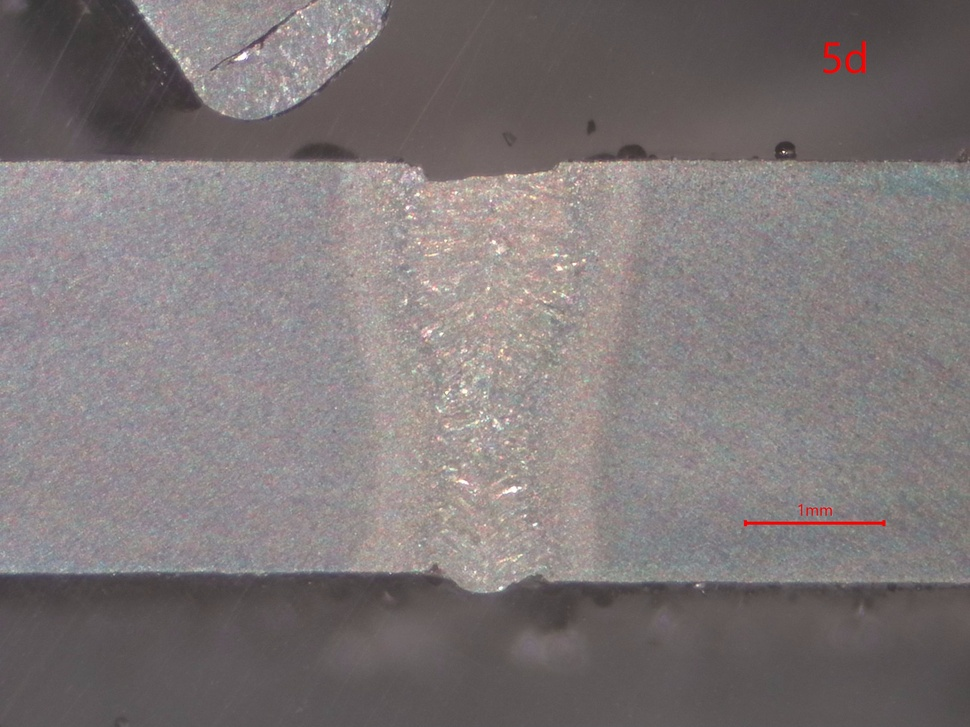
#> input picture data/actual/5d.jpg, 970 x 727 px, shrunk from 2592 x 1944 before the run
$ jupyter execute img_proc.ipynb
#> lines starting #> are read from the running program, lines starting #| are printed output that depends on the picture
[cell 1]
import cv2
import numpy as np
import matplotlib.pyplot as plt

[cell 2]
#img = cv2.imread('1a.jpg',)
img = cv2.imread('5d.jpg', cv2.IMREAD_GRAYSCALE)
#> img: shape (727, 970); min 47, max 255, mean 121.5

[cell 3]
plt.figure(figsize=(15, 15))
plt.imshow(img, cmap='gray')
plt.show()

[cell 4]
plt.figure(figsize=(15, 15))
plt.imshow(cv2.medianBlur(img, 31), cmap='gray')
plt.show()
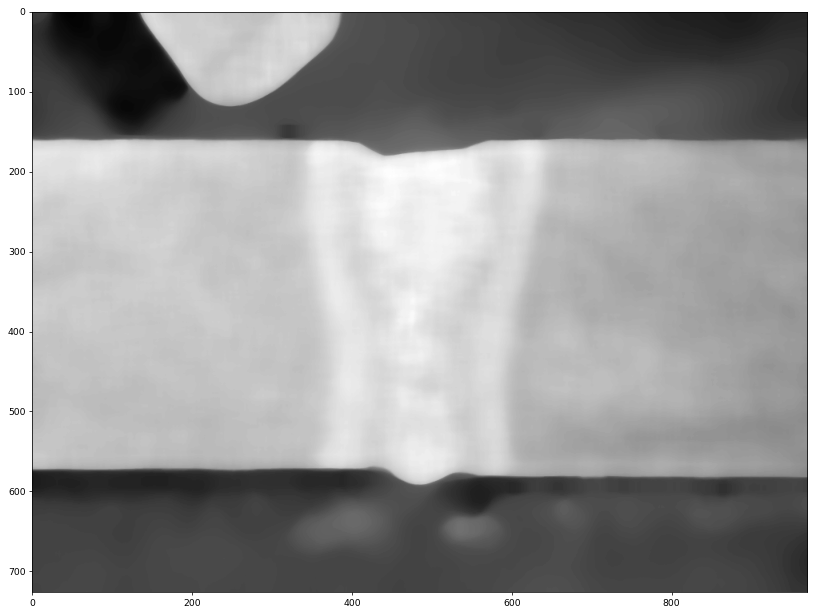
#> figure drawn by matplotlib, 1 panel

[cell 5]
plt.hist(img.ravel(), bins=255)
plt.show()
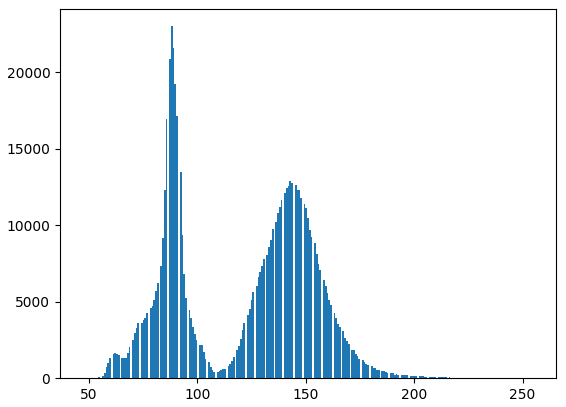
#> figure drawn by matplotlib, 1 panel; tallest bar 22998 high, from x = 87.78 to 88.6

[cell 6]
clahe = cv2.createCLAHE(clipLimit=5.0, )#tileGridSize=(8,8))
cl1 = clahe.apply(img)
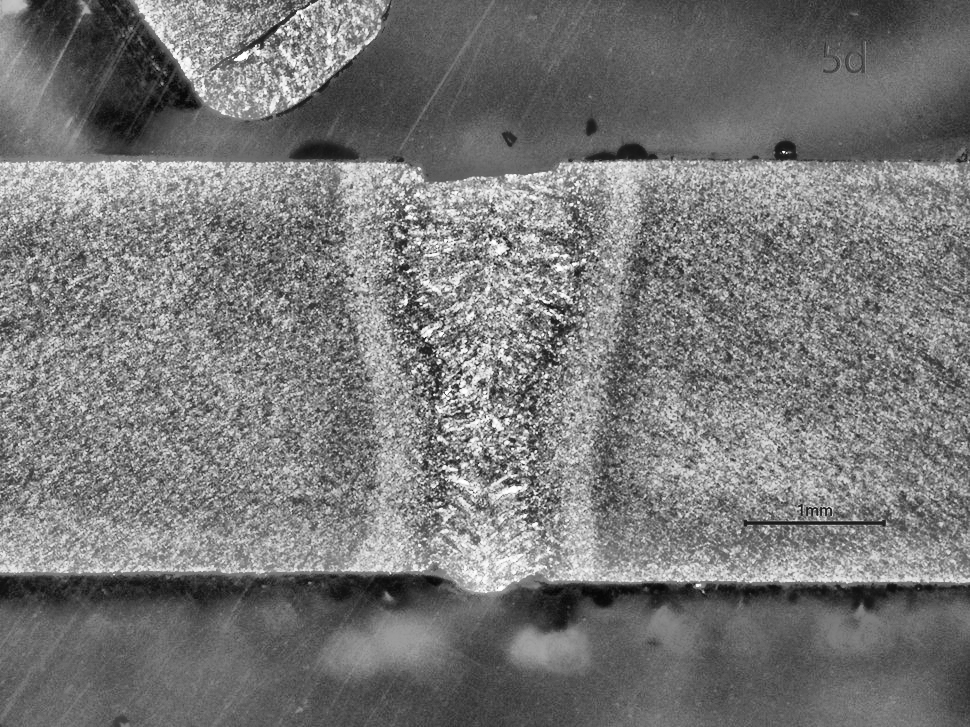
#> cl1: shape (727, 970); min 4, max 255, mean 120.3

$ run again, with data/actual/1a.jpg copied over data/actual/5d.jpg
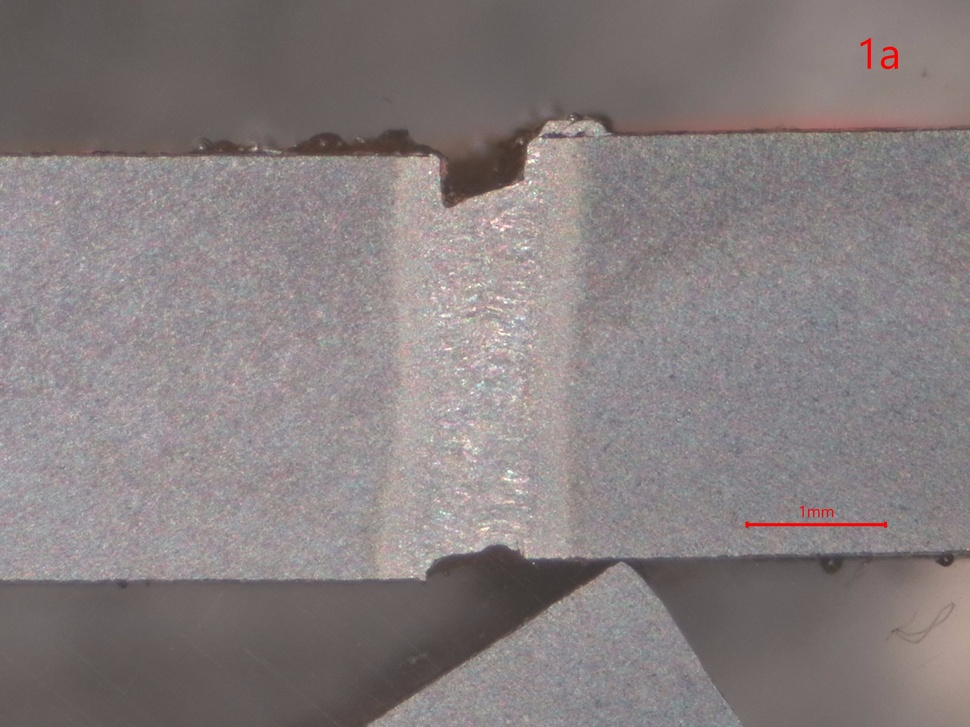
#> input picture data/actual/1a.jpg, 970 x 727 px, shrunk from 2592 x 1944 before the run
#> `plt.show()`:
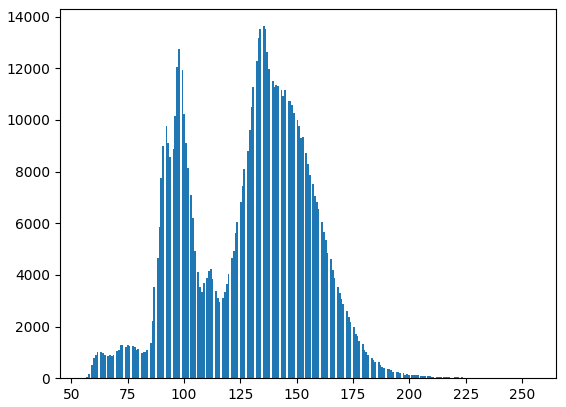
#> figure drawn by matplotlib, 1 panel; tallest bar 13628 high, from x = 135 to 135.8
#> `cl1 = clahe.apply(img)`:
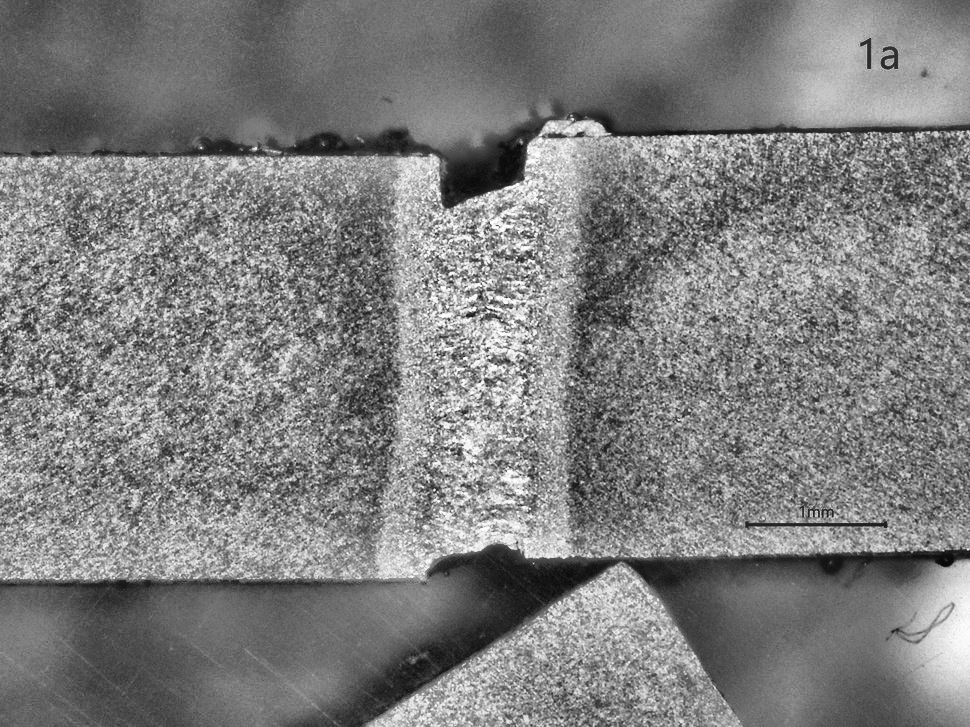
#> cl1: shape (727, 970); min 8, max 255, mean 126.6

$ run again, with data/actual/10d.jpg copied over data/actual/5d.jpg
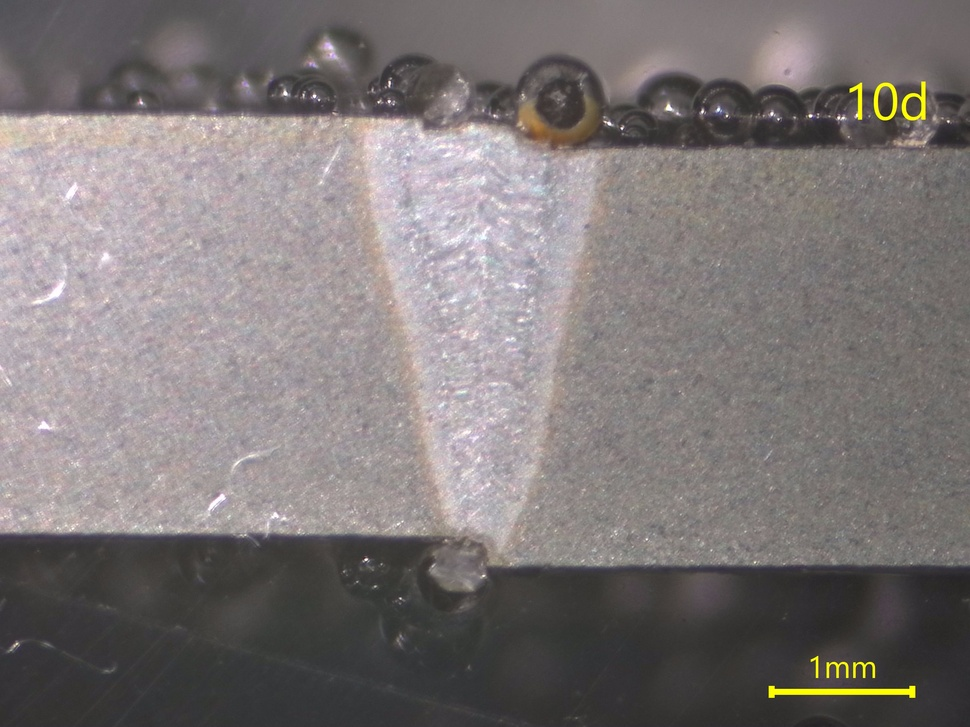
#> input picture data/actual/10d.jpg, 970 x 727 px, shrunk from 2592 x 1944 before the run
#> `plt.show()`:
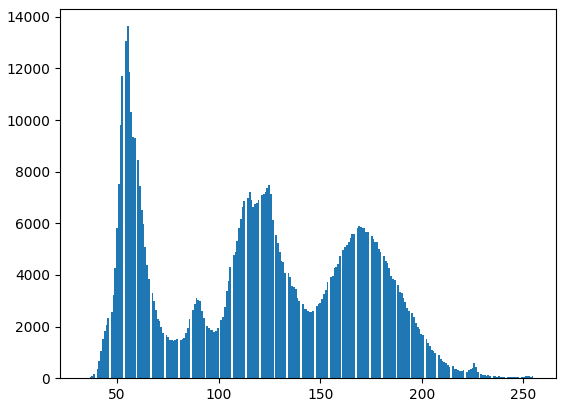
#> figure drawn by matplotlib, 1 panel; tallest bar 13634 high, from x = 54.76 to 55.64
#> `cl1 = clahe.apply(img)`:
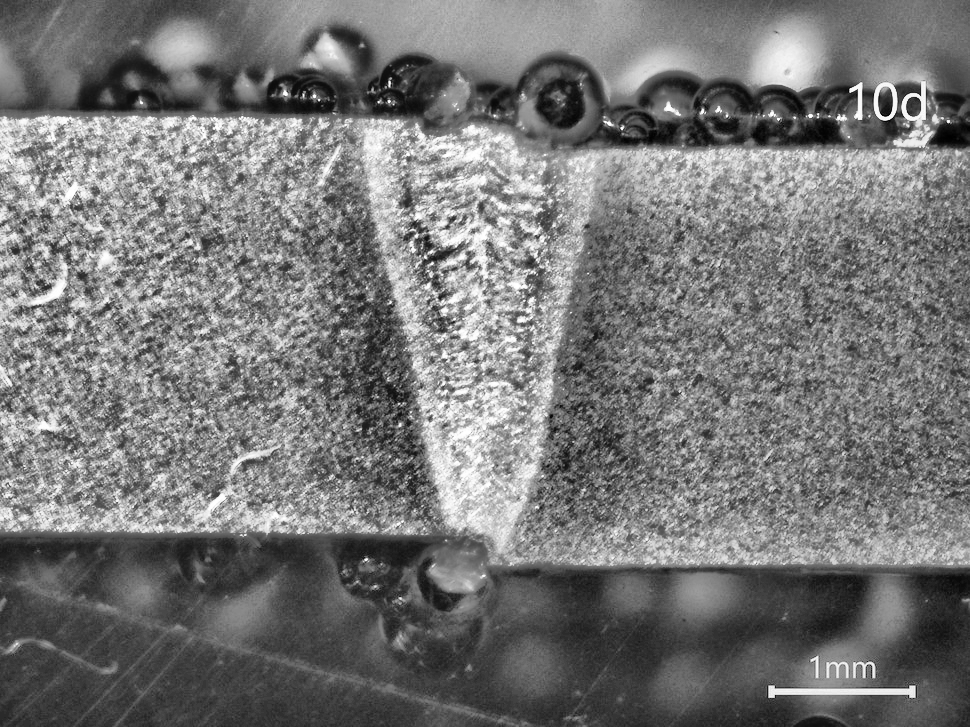
#> cl1: shape (727, 970); min 0, max 255, mean 118.7

$ run again, with data/actual/11d.jpg copied over data/actual/5d.jpg
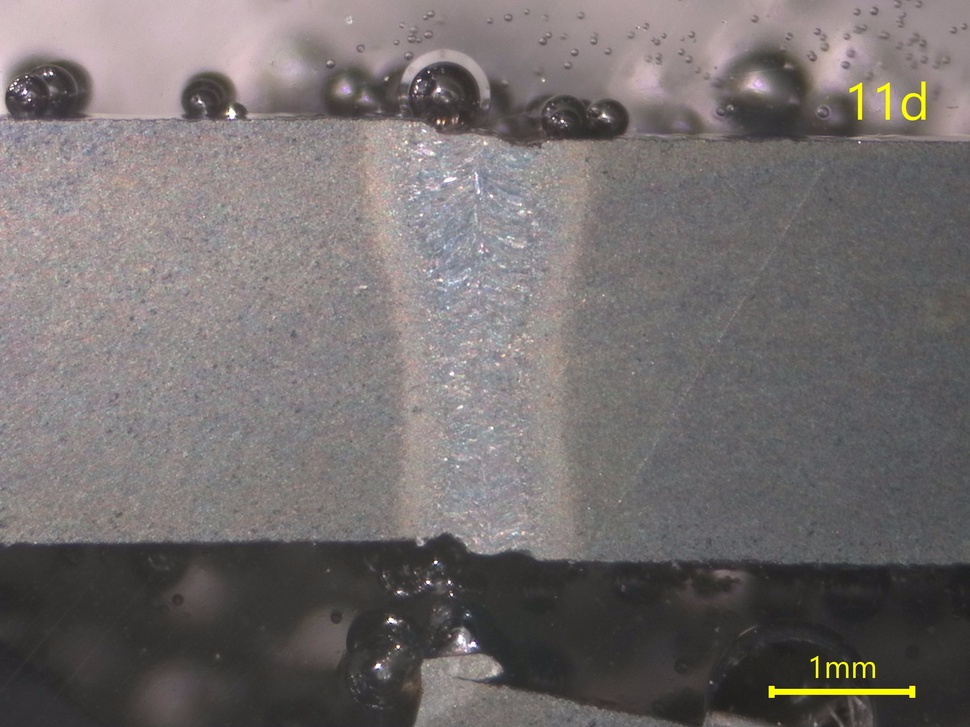
#> input picture data/actual/11d.jpg, 970 x 727 px, shrunk from 2592 x 1944 before the run
#> `plt.show()`:
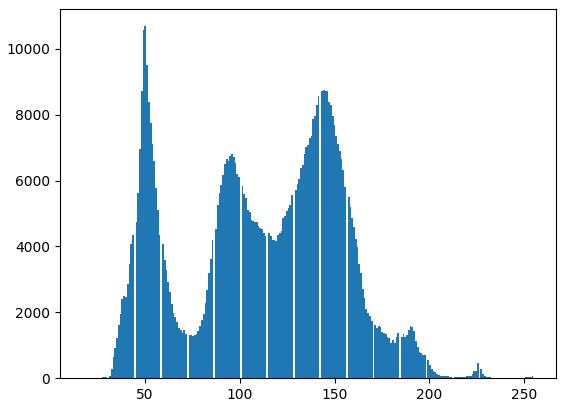
#> figure drawn by matplotlib, 1 panel; tallest bar 10685 high, from x = 49.67 to 50.6
#> `cl1 = clahe.apply(img)`:
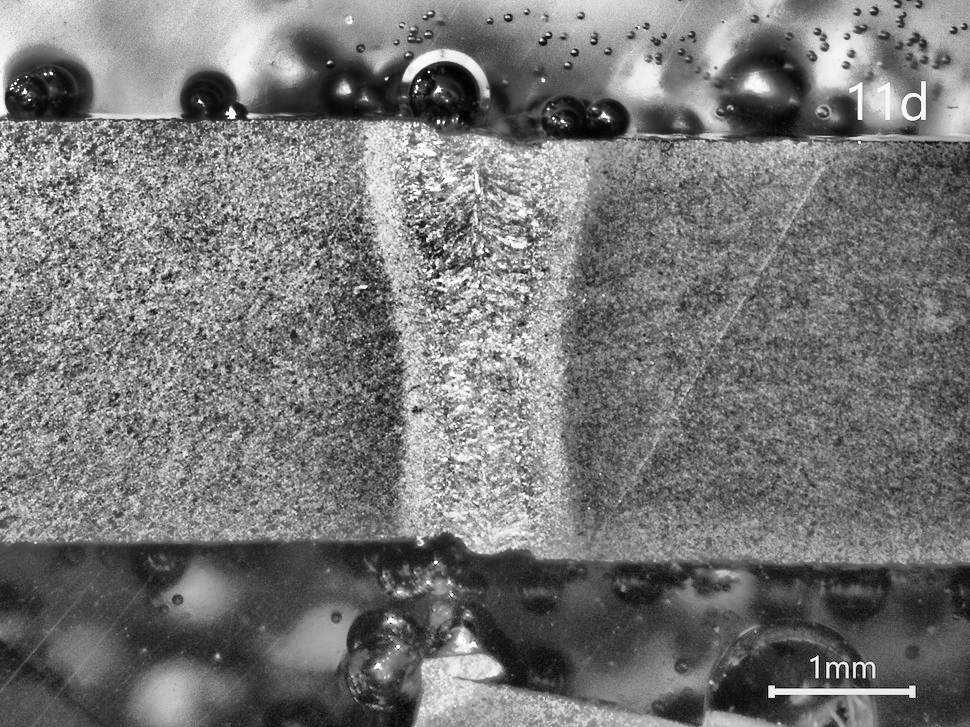
#> cl1: shape (727, 970); min 1, max 255, mean 118.7
